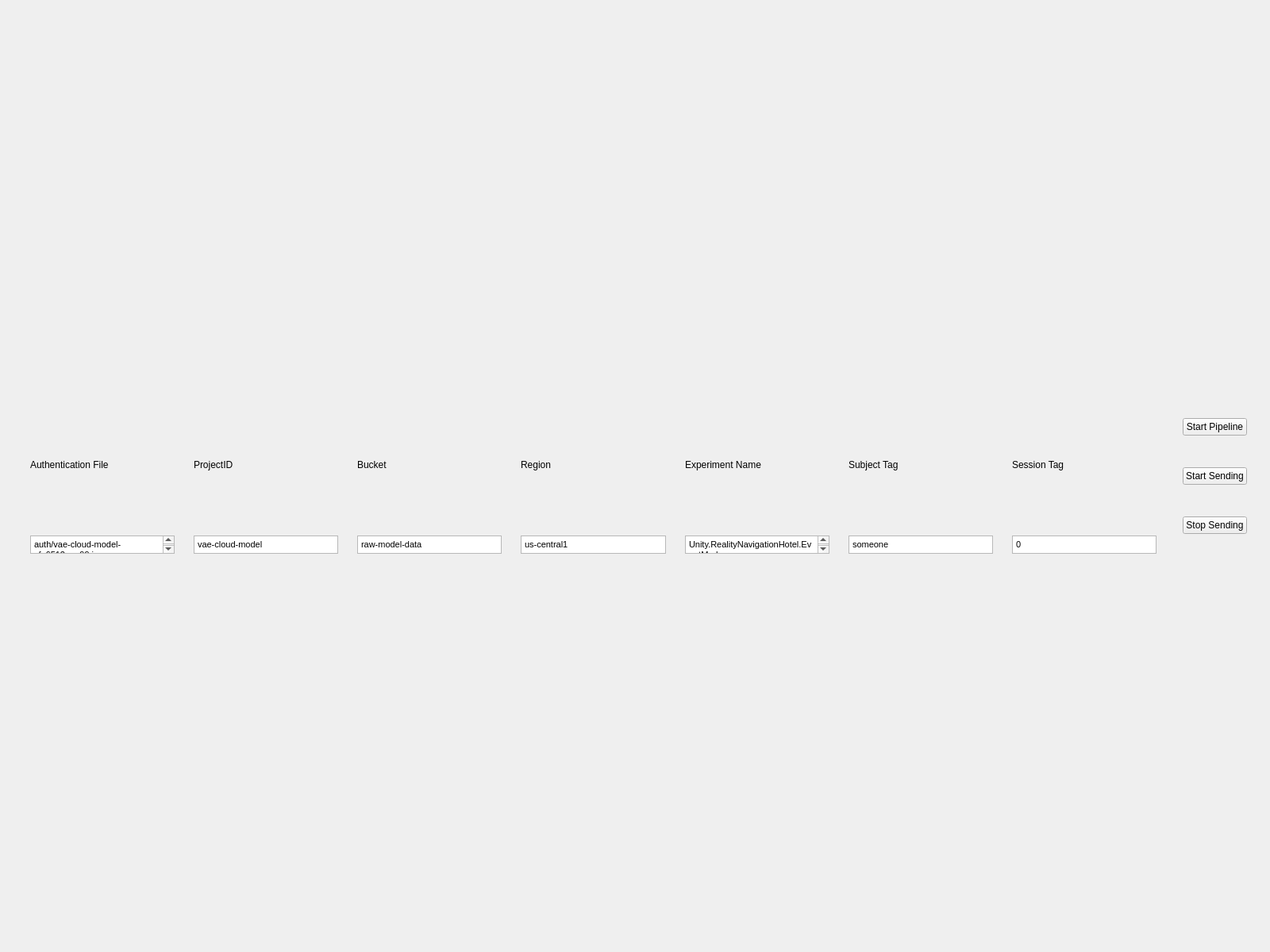
<?xml version="1.0" encoding="UTF-8"?>
<ui version="4.0">
 <class>Form</class>
 <widget class="QWidget" name="Form">
  <property name="geometry">
   <rect>
    <x>0</x>
    <y>0</y>
    <width>1600</width>
    <height>1200</height>
   </rect>
  </property>
  <property name="windowTitle">
   <string>Form</string>
  </property>
  <layout class="QVBoxLayout" name="verticalLayout">
   <item>
    <widget class="QWidget" name="widget" native="true">
     <property name="minimumSize">
      <size>
       <width>0</width>
       <height>250</height>
      </size>
     </property>
     <property name="maximumSize">
      <size>
       <width>16777215</width>
       <height>250</height>
      </size>
     </property>
     <layout class="QHBoxLayout" name="horizontalLayout">
      <item>
       <widget class="QWidget" name="widget_2" native="true">
        <property name="layoutDirection">
         <enum>Qt::LeftToRight</enum>
        </property>
        <layout class="QHBoxLayout" name="horizontalLayout_2">
         <item>
          <widget class="QWidget" name="widget_3" native="true">
           <layout class="QVBoxLayout" name="verticalLayout_2">
            <item>
             <widget class="QLabel" name="label">
              <property name="text">
               <string>Authentication File</string>
              </property>
             </widget>
            </item>
            <item>
             <widget class="QTextEdit" name="auth_file">
              <property name="sizePolicy">
               <sizepolicy hsizetype="Expanding" vsizetype="Fixed">
                <horstretch>0</horstretch>
                <verstretch>0</verstretch>
               </sizepolicy>
              </property>
              <property name="minimumSize">
               <size>
                <width>0</width>
                <height>23</height>
               </size>
              </property>
              <property name="maximumSize">
               <size>
                <width>16777215</width>
                <height>23</height>
               </size>
              </property>
              <property name="html">
               <string>&lt;!DOCTYPE HTML PUBLIC &quot;-//W3C//DTD HTML 4.0//EN&quot; &quot;http://www.w3.org/TR/REC-html40/strict.dtd&quot;&gt;
&lt;html&gt;&lt;head&gt;&lt;meta name=&quot;qrichtext&quot; content=&quot;1&quot; /&gt;&lt;style type=&quot;text/css&quot;&gt;
p, li { white-space: pre-wrap; }
&lt;/style&gt;&lt;/head&gt;&lt;body style=&quot; font-family:'MS Shell Dlg 2'; font-size:7.875pt; font-weight:400; font-style:normal;&quot;&gt;
&lt;p style=&quot; margin-top:0px; margin-bottom:0px; margin-left:0px; margin-right:0px; -qt-block-indent:0; text-indent:0px;&quot;&gt;&lt;span style=&quot; font-size:8.25pt;&quot;&gt;auth/vae-cloud-model-cfe6512aaa99.json&lt;/span&gt;&lt;/p&gt;&lt;/body&gt;&lt;/html&gt;</string>
              </property>
             </widget>
            </item>
           </layout>
          </widget>
         </item>
         <item>
          <widget class="QWidget" name="widget_3" native="true">
           <layout class="QVBoxLayout" name="verticalLayout_2">
            <item>
             <widget class="QLabel" name="label">
              <property name="text">
               <string>ProjectID</string>
              </property>
             </widget>
            </item>
            <item>
             <widget class="QTextEdit" name="project_id">
              <property name="sizePolicy">
               <sizepolicy hsizetype="Expanding" vsizetype="Fixed">
                <horstretch>0</horstretch>
                <verstretch>0</verstretch>
               </sizepolicy>
              </property>
              <property name="minimumSize">
               <size>
                <width>0</width>
                <height>23</height>
               </size>
              </property>
              <property name="maximumSize">
               <size>
                <width>16777215</width>
                <height>23</height>
               </size>
              </property>
              <property name="html">
               <string>&lt;!DOCTYPE HTML PUBLIC &quot;-//W3C//DTD HTML 4.0//EN&quot; &quot;http://www.w3.org/TR/REC-html40/strict.dtd&quot;&gt;
&lt;html&gt;&lt;head&gt;&lt;meta name=&quot;qrichtext&quot; content=&quot;1&quot; /&gt;&lt;style type=&quot;text/css&quot;&gt;
p, li { white-space: pre-wrap; }
&lt;/style&gt;&lt;/head&gt;&lt;body style=&quot; font-family:'MS Shell Dlg 2'; font-size:7.875pt; font-weight:400; font-style:normal;&quot;&gt;
&lt;p style=&quot; margin-top:0px; margin-bottom:0px; margin-left:0px; margin-right:0px; -qt-block-indent:0; text-indent:0px;&quot;&gt;&lt;span style=&quot; font-size:8.25pt;&quot;&gt;vae-cloud-model&lt;/span&gt;&lt;/p&gt;&lt;/body&gt;&lt;/html&gt;</string>
              </property>
             </widget>
            </item>
           </layout>
          </widget>
         </item>
         <item>
          <widget class="QWidget" name="widget_3" native="true">
           <layout class="QVBoxLayout" name="verticalLayout_2">
            <item>
             <widget class="QLabel" name="label">
              <property name="text">
               <string>Bucket</string>
              </property>
             </widget>
            </item>
            <item>
             <widget class="QTextEdit" name="bucket">
              <property name="sizePolicy">
               <sizepolicy hsizetype="Expanding" vsizetype="Fixed">
                <horstretch>0</horstretch>
                <verstretch>0</verstretch>
               </sizepolicy>
              </property>
              <property name="minimumSize">
               <size>
                <width>0</width>
                <height>23</height>
               </size>
              </property>
              <property name="maximumSize">
               <size>
                <width>16777215</width>
                <height>23</height>
               </size>
              </property>
              <property name="html">
               <string>&lt;!DOCTYPE HTML PUBLIC &quot;-//W3C//DTD HTML 4.0//EN&quot; &quot;http://www.w3.org/TR/REC-html40/strict.dtd&quot;&gt;
&lt;html&gt;&lt;head&gt;&lt;meta name=&quot;qrichtext&quot; content=&quot;1&quot; /&gt;&lt;style type=&quot;text/css&quot;&gt;
p, li { white-space: pre-wrap; }
&lt;/style&gt;&lt;/head&gt;&lt;body style=&quot; font-family:'MS Shell Dlg 2'; font-size:7.875pt; font-weight:400; font-style:normal;&quot;&gt;
&lt;p style=&quot; margin-top:0px; margin-bottom:0px; margin-left:0px; margin-right:0px; -qt-block-indent:0; text-indent:0px;&quot;&gt;&lt;span style=&quot; font-size:8.25pt;&quot;&gt;raw-model-data&lt;/span&gt;&lt;/p&gt;&lt;/body&gt;&lt;/html&gt;</string>
              </property>
             </widget>
            </item>
           </layout>
          </widget>
         </item>
         <item>
          <widget class="QWidget" name="widget_3" native="true">
           <layout class="QVBoxLayout" name="verticalLayout_2">
            <item>
             <widget class="QLabel" name="label">
              <property name="text">
               <string>Region</string>
              </property>
             </widget>
            </item>
            <item>
             <widget class="QTextEdit" name="region">
              <property name="sizePolicy">
               <sizepolicy hsizetype="Expanding" vsizetype="Fixed">
                <horstretch>0</horstretch>
                <verstretch>0</verstretch>
               </sizepolicy>
              </property>
              <property name="minimumSize">
               <size>
                <width>0</width>
                <height>23</height>
               </size>
              </property>
              <property name="maximumSize">
               <size>
                <width>16777215</width>
                <height>23</height>
               </size>
              </property>
              <property name="html">
               <string>&lt;!DOCTYPE HTML PUBLIC &quot;-//W3C//DTD HTML 4.0//EN&quot; &quot;http://www.w3.org/TR/REC-html40/strict.dtd&quot;&gt;
&lt;html&gt;&lt;head&gt;&lt;meta name=&quot;qrichtext&quot; content=&quot;1&quot; /&gt;&lt;style type=&quot;text/css&quot;&gt;
p, li { white-space: pre-wrap; }
&lt;/style&gt;&lt;/head&gt;&lt;body style=&quot; font-family:'MS Shell Dlg 2'; font-size:7.875pt; font-weight:400; font-style:normal;&quot;&gt;
&lt;p style=&quot; margin-top:0px; margin-bottom:0px; margin-left:0px; margin-right:0px; -qt-block-indent:0; text-indent:0px;&quot;&gt;&lt;span style=&quot; font-size:8.25pt;&quot;&gt;us-central1&lt;/span&gt;&lt;/p&gt;&lt;/body&gt;&lt;/html&gt;</string>
              </property>
             </widget>
            </item>
           </layout>
          </widget>
         </item>
         <item>
          <widget class="QWidget" name="widget_4" native="true">
           <layout class="QVBoxLayout" name="verticalLayout_3">
            <item>
             <widget class="QLabel" name="label_2">
              <property name="text">
               <string>Experiment Name</string>
              </property>
             </widget>
            </item>
            <item>
             <widget class="QTextEdit" name="experimentNameTextEdit">
              <property name="minimumSize">
               <size>
                <width>0</width>
                <height>23</height>
               </size>
              </property>
              <property name="maximumSize">
               <size>
                <width>16777215</width>
                <height>23</height>
               </size>
              </property>
              <property name="html">
               <string>&lt;!DOCTYPE HTML PUBLIC &quot;-//W3C//DTD HTML 4.0//EN&quot; &quot;http://www.w3.org/TR/REC-html40/strict.dtd&quot;&gt;
&lt;html&gt;&lt;head&gt;&lt;meta name=&quot;qrichtext&quot; content=&quot;1&quot; /&gt;&lt;style type=&quot;text/css&quot;&gt;
p, li { white-space: pre-wrap; }
&lt;/style&gt;&lt;/head&gt;&lt;body style=&quot; font-family:'MS Shell Dlg 2'; font-size:7.875pt; font-weight:400; font-style:normal;&quot;&gt;
&lt;p style=&quot; margin-top:0px; margin-bottom:0px; margin-left:0px; margin-right:0px; -qt-block-indent:0; text-indent:0px;&quot;&gt;&lt;span style=&quot; font-size:8.25pt;&quot;&gt;Unity.RealityNavigationHotel.EventMarkers&lt;/span&gt;&lt;/p&gt;&lt;/body&gt;&lt;/html&gt;</string>
              </property>
             </widget>
            </item>
           </layout>
          </widget>
         </item>
         <item>
          <widget class="QWidget" name="widget_4" native="true">
           <layout class="QVBoxLayout" name="verticalLayout_3">
            <item>
             <widget class="QLabel" name="label_2">
              <property name="text">
               <string>Subject Tag</string>
              </property>
             </widget>
            </item>
            <item>
             <widget class="QTextEdit" name="subjectTagTextEdit">
              <property name="minimumSize">
               <size>
                <width>0</width>
                <height>23</height>
               </size>
              </property>
              <property name="maximumSize">
               <size>
                <width>16777215</width>
                <height>23</height>
               </size>
              </property>
              <property name="html">
               <string>&lt;!DOCTYPE HTML PUBLIC &quot;-//W3C//DTD HTML 4.0//EN&quot; &quot;http://www.w3.org/TR/REC-html40/strict.dtd&quot;&gt;
&lt;html&gt;&lt;head&gt;&lt;meta name=&quot;qrichtext&quot; content=&quot;1&quot; /&gt;&lt;style type=&quot;text/css&quot;&gt;
p, li { white-space: pre-wrap; }
&lt;/style&gt;&lt;/head&gt;&lt;body style=&quot; font-family:'MS Shell Dlg 2'; font-size:7.875pt; font-weight:400; font-style:normal;&quot;&gt;
&lt;p style=&quot; margin-top:0px; margin-bottom:0px; margin-left:0px; margin-right:0px; -qt-block-indent:0; text-indent:0px;&quot;&gt;&lt;span style=&quot; font-size:8.25pt;&quot;&gt;someone&lt;/span&gt;&lt;/p&gt;&lt;/body&gt;&lt;/html&gt;</string>
              </property>
             </widget>
            </item>
           </layout>
          </widget>
         </item>
         <item>
          <widget class="QWidget" name="widget_4" native="true">
           <layout class="QVBoxLayout" name="verticalLayout_3">
            <item>
             <widget class="QLabel" name="label_2">
              <property name="text">
               <string>Session Tag</string>
              </property>
             </widget>
            </item>
            <item>
             <widget class="QTextEdit" name="sessionTagTextEdit">
              <property name="minimumSize">
               <size>
                <width>0</width>
                <height>23</height>
               </size>
              </property>
              <property name="maximumSize">
               <size>
                <width>16777215</width>
                <height>23</height>
               </size>
              </property>
              <property name="html">
               <string>&lt;!DOCTYPE HTML PUBLIC &quot;-//W3C//DTD HTML 4.0//EN&quot; &quot;http://www.w3.org/TR/REC-html40/strict.dtd&quot;&gt;
&lt;html&gt;&lt;head&gt;&lt;meta name=&quot;qrichtext&quot; content=&quot;1&quot; /&gt;&lt;style type=&quot;text/css&quot;&gt;
p, li { white-space: pre-wrap; }
&lt;/style&gt;&lt;/head&gt;&lt;body style=&quot; font-family:'MS Shell Dlg 2'; font-size:7.875pt; font-weight:400; font-style:normal;&quot;&gt;
&lt;p style=&quot; margin-top:0px; margin-bottom:0px; margin-left:0px; margin-right:0px; -qt-block-indent:0; text-indent:0px;&quot;&gt;&lt;span style=&quot; font-size:8.25pt;&quot;&gt;0&lt;/span&gt;&lt;/p&gt;&lt;/body&gt;&lt;/html&gt;</string>
              </property>
             </widget>
            </item>
           </layout>
          </widget>
         </item>
        </layout>
       </widget>
      </item>
      <item>
       <widget class="QWidget" name="widget_5" native="true">
        <layout class="QVBoxLayout" name="verticalLayout_4">
         <item>
          <widget class="QPushButton" name="StartPipelineBtn">
           <property name="text">
            <string>Start Pipeline</string>
           </property>
          </widget>
         </item>

         <item>
          <widget class="QPushButton" name="StartRecordingBtn">
           <property name="text">
            <string>Start Sending</string>
           </property>
          </widget>
         </item>
         <item>
          <widget class="QPushButton" name="StopRecordingBtn">
           <property name="text">
            <string>Stop Sending</string>
           </property>
          </widget>
         </item>
        </layout>
       </widget>
      </item>
     </layout>
    </widget>
   </item>
  </layout>
 </widget>
 <resources/>
 <connections/>
</ui>
